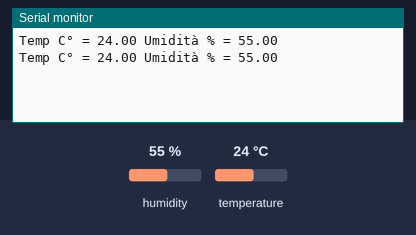
The sketch below on a simulated Arduino Uno, built with avr-gcc and run on an emulated ATmega328P. On the bench: the last lines printed to the serial monitor. The test bench sets the inputs (shaded band); at power-on: humidity 55 %, temperature 24 °C.

Above: at 3.8 s.
3.9 s: humidity set to 22 %
At 7.4 s:
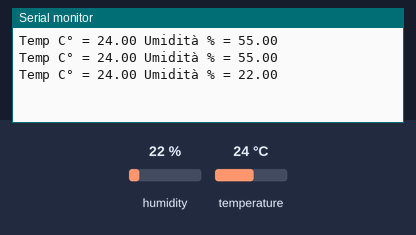
7.8 s: temperature set to 12 °C
At 9.5 s:
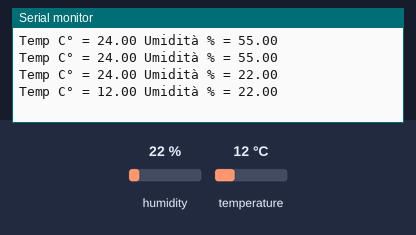
11.7 s: humidity set to 40 %
At 12.6 s:
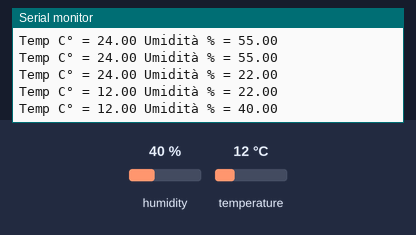
Timing chart, 0 to 14.7 s (numbered marks = the images above; inputs shaded):
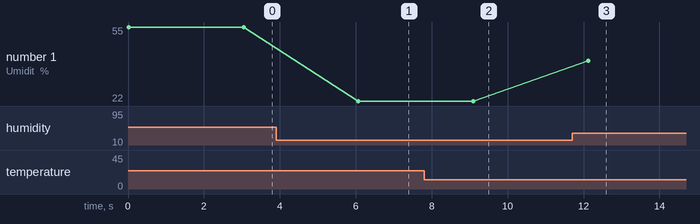

The sketch:

Test_DHT11.ino
```cpp
/*******************************************
 * CORSO ELETTRONICA WEARABLE CON ARDUINO
 *
 * Author: Rosita Esposito
 * Ver: 1.0
 * Title: Esempio di lettura del sensore DHT11
 *
 * Circuit: Board Adafruit Flora con DHT11
 *
 */

// Richiamo la libreria DHT
#include <DHT.h>

// Creo un oggetto di tipo DHT11 chiamato sensore1, collegato al PIN 6
DHT sensore1(6, DHT11);

void setup() {
  // Inizializzo la comunicazione seriale
  Serial.begin(9600);

  // Inizializzo il sensore
  sensore1.begin();
}

void loop() {

  // Definisco le due variabili per ospitare i valori letti (con virgola decimale)
  float temp, hum;

  // Leggo i valori dal sensore
  temp = sensore1.readTemperature();
  hum = sensore1.readHumidity();

  // Stampo i valori sul terminale seriale
  // in modo formattato
  Serial.print("Temp C° = ");
  Serial.print(temp);
  Serial.print(" Umidità % = ");
  Serial.println(hum);

  // Ritardo perché è inutile leggere il sensore con frequenza elevata
  delay(3000);
}
```

Measured:
- after the input at 3.9 s, the serial monitor: prints a new line after 2.2 s (image 1)
- after the input at 7.8 s, the serial monitor: prints a new line after 1.3 s (image 2)
- after the input at 11.7 s, the serial monitor: prints a new line after 0.42 s (image 3)
- plotted number 1: 55 → 22 after the input at 3.9 s, 22 → 40 after the input at 11.7 s
